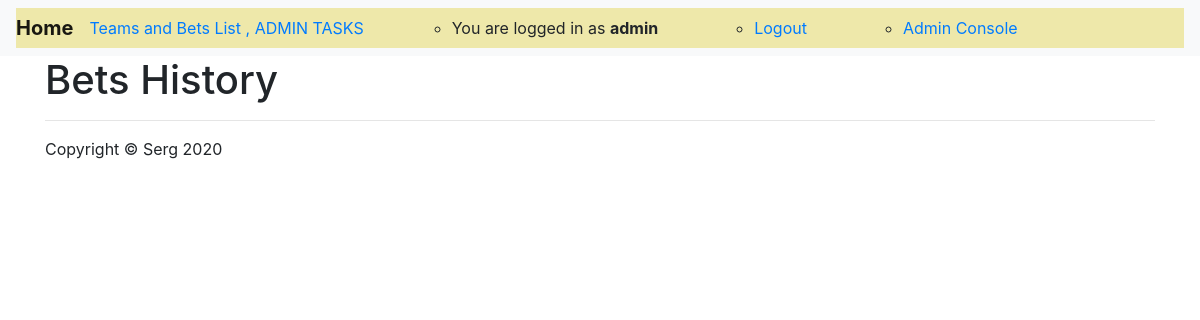
The page /betshistory/ (signed in) on the database as committed earlier.
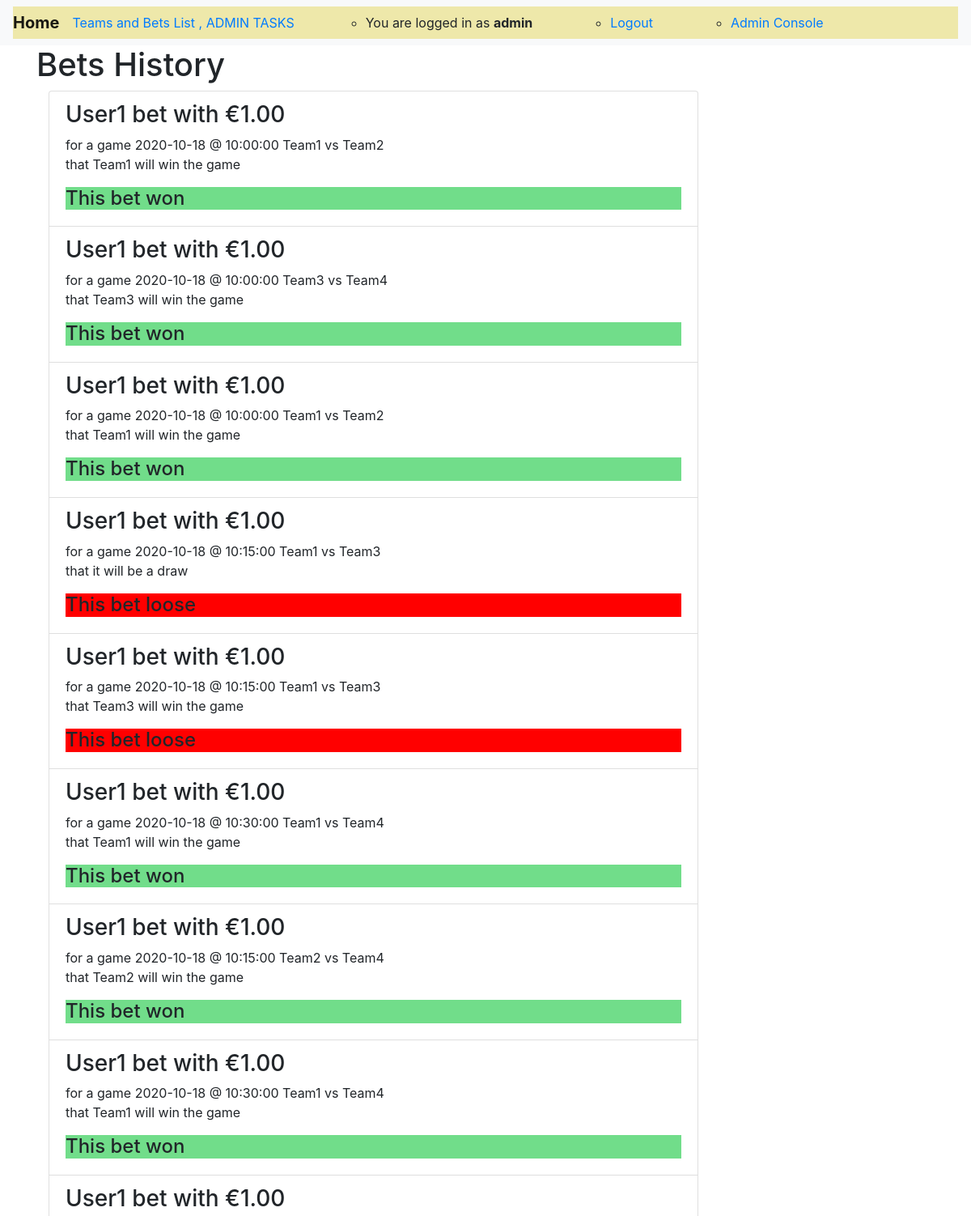
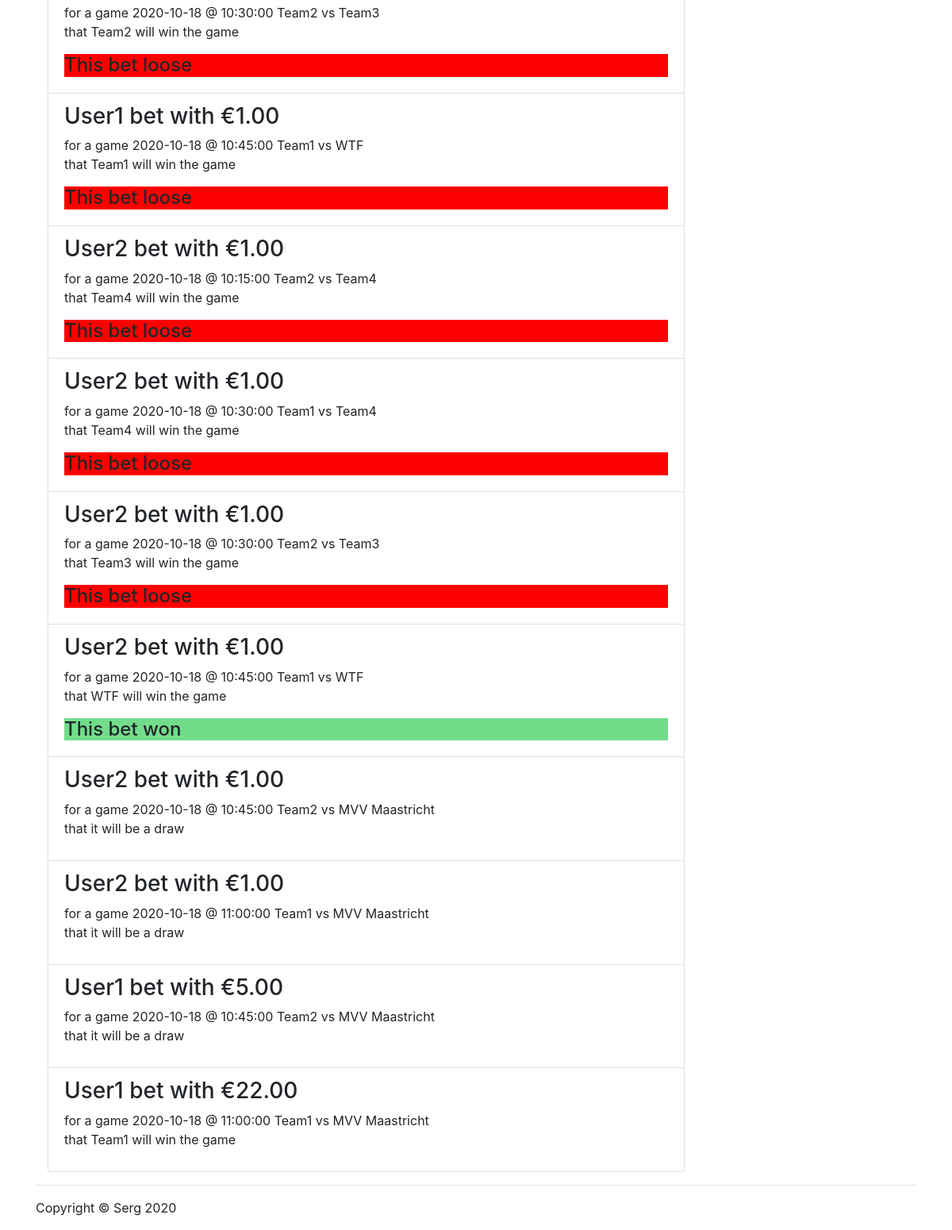
The same page on the database as committed later (2 pictures, top to bottom).
### sergtoto/models.py (models this page shows, shortened)
class Bet(models.Model):
    game = models.ForeignKey(Game, on_delete=models.CASCADE)
    user = models.ForeignKey(MyUser, on_delete=models.CASCADE)
    amount = models.DecimalField(max_digits=10, decimal_places=2)
    team_a_win = models.BooleanField(default=False, blank=True)
    team_b_win = models.BooleanField(default=False, blank=True)
    draw = models.BooleanField(default=False, blank=True)
    bet_won = models.BooleanField(default=False, blank=True)
    bet_loose = models.BooleanField(default=False, blank=True)

class MyUser(AbstractBaseUser):
    username = models.CharField(verbose_name='username', max_length=100, unique=True, )
    email = models.EmailField()
    is_active = models.BooleanField(default=True)
    is_admin = models.BooleanField(default=False)
    is_employee = models.BooleanField(default=False)
    objects = MyUserManager()
    USERNAME_FIELD = 'username'
    REQUIRED_FIELDS = ['email']
    def __str__(self):
        return self.username

class Game(models.Model):
    contest = models.ForeignKey(Contest, on_delete=models.CASCADE)
    team_a = models.ForeignKey(Team, related_name='name_a', on_delete=models.CASCADE)
    team_b = models.ForeignKey(Team, related_name='name_b', on_delete=models.CASCADE)
    score_team_a = models.IntegerField(default=0)
    score_team_b = models.IntegerField(default=0)
    game_is_started = models.BooleanField(default=False)
    game_is_played = models.BooleanField(default=False)
    slug = models.SlugField(max_length=32, unique=True, editable=True)
    game_date_time = models.DateTimeField(default=timezone.now(), blank=False)
    def __str__(self):
        return self.game_date_time.date().__str__() + " @ " +\
               self.game_date_time.time().__str__() + " " + self.team_a.name + " vs " + self.team_b.name

class Team(models.Model):
    name = models.CharField(verbose_name='team_name', max_length=30, unique=True, )
    description = models.TextField()
    added_by = models.ForeignKey(MyUser, on_delete=models.CASCADE)
    slug = models.SlugField(blank=True)
    selected_for_contest = models.BooleanField(default=False, blank=True)

### sergtoto/views.py (the view)
# urls.py: path('betshistory/', bets_history, name='bets_history'),
def bets_history(request):
    request = request
    current_user = MyUser.objects.get(username=request.user.username)
    bets = Bet.objects.all()
    games = Game.objects.filter(game_is_played=True)
    for game in games:
        for bet in bets:
            if (bet.game == game) and game.game_is_played:
                if (game.score_team_a > game.score_team_b) and bet.team_a_win:
                    bet.bet_won = True
                elif (game.score_team_b > game.score_team_a) and bet.team_b_win:
                    bet.bet_won = True
                elif (game.score_team_b == game.score_team_a) and bet.draw:
                    bet.bet_won = True
                else:
                    bet.bet_loose = True
            bet.save()
    bets = Bet.objects.all()
    context = {
        'bets': bets,
        'games': games,
    }
    return render(request, 'bets_history.html', context)

### sergtoto/templates/bets_history.html (shortened to what this page needs)
{% extends 'base.html' %}
{% load static %}
{% block content %}
    <h1>Bets History</h1>
    <div class="col-lg-9">
        {% for bet in  bets %}
            <div class="list-group-item">
                <h3>{{ bet.user }} bet with €{{ bet.amount }} </h3>
                <p>for a game {{ bet.game }}
                    <br>
                    {% if bet.team_a_win %}
                        that {{ bet.game.team_a.name }} will win the game
                    {% elif bet.team_b_win %}
                        that {{ bet.game.team_b.name }} will win the game
                    {% elif bet.draw %}
                        that it will be a draw
                    {% endif %}
                </p>
                {% if user.is_admin %}
                    {% if bet.bet_won %}
                        <h4 style="background-color: #71dd8a">This bet won</h4>
                    {% endif %}
                    {% if bet.bet_loose %}
                        <h4 style="background-color: red"> This bet loose</h4>
                    {% endif %}
                {% endif %}
            </div>
        {% endfor %}
    </div>
{% endblock content %}

Rows that differ between the two databases and show on the page:
added Bet: user "User1", amount "1.00", game "2020-10-18 @ 10:00:00 Team1 vs Team2", game.team_a.name "Team1", bet_won "This bet won"
added Bet: user "User1", amount "1.00", game "2020-10-18 @ 10:00:00 Team3 vs Team4", game.team_a.name "Team3", bet_won "This bet won"
added Bet: user "User1", amount "1.00", game "2020-10-18 @ 10:00:00 Team1 vs Team2", game.team_a.name "Team1", bet_won "This bet won"
added Bet: user "User1", amount "1.00", game "2020-10-18 @ 10:15:00 Team1 vs Team3", team_a_win "that it will be a draw", bet_loose "This bet loose"
added Bet: user "User1", amount "1.00", game "2020-10-18 @ 10:15:00 Team1 vs Team3", game.team_b.name "Team3", bet_loose "This bet loose"
added Bet: user "User1", amount "1.00", game "2020-10-18 @ 10:30:00 Team1 vs Team4", game.team_a.name "Team1", bet_won "This bet won"
added Bet: user "User1", amount "1.00", game "2020-10-18 @ 10:15:00 Team2 vs Team4", game.team_a.name "Team2", bet_won "This bet won"
added Bet: user "User1", amount "1.00", game "2020-10-18 @ 10:30:00 Team1 vs Team4", game.team_a.name "Team1", bet_won "This bet won"
added Bet: user "User1", amount "1.00", game "2020-10-18 @ 10:30:00 Team2 vs Team3", game.team_a.name "Team2", bet_loose "This bet loose"
added Bet: user "User1", amount "1.00", game "2020-10-18 @ 10:45:00 Team1 vs WTF", game.team_a.name "Team1", bet_loose "This bet loose"
added Bet: user "User2", amount "1.00", game "2020-10-18 @ 10:15:00 Team2 vs Team4", game.team_b.name "Team4", bet_loose "This bet loose"
added Bet: user "User2", amount "1.00", game "2020-10-18 @ 10:30:00 Team1 vs Team4", game.team_b.name "Team4", bet_loose "This bet loose"
added Bet: user "User2", amount "1.00", game "2020-10-18 @ 10:30:00 Team2 vs Team3", game.team_b.name "Team3", bet_loose "This bet loose"
added Bet: user "User2", amount "1.00", game "2020-10-18 @ 10:45:00 Team1 vs WTF", game.team_b.name "WTF", bet_won "This bet won"
added Bet: user "User2", amount "1.00", game "2020-10-18 @ 10:45:00 Team2 vs MVV Maastricht", team_a_win "that it will be a draw"
added Bet: user "User2", amount "1.00", game "2020-10-18 @ 11:00:00 Team1 vs MVV Maastricht", team_a_win "that it will be a draw"
added Bet: user "User1", amount "5.00", game "2020-10-18 @ 10:45:00 Team2 vs MVV Maastricht", team_a_win "that it will be a draw"
added Bet: user "User1", amount "22.00", game "2020-10-18 @ 11:00:00 Team1 vs MVV Maastricht", game.team_a.name "Team1"
